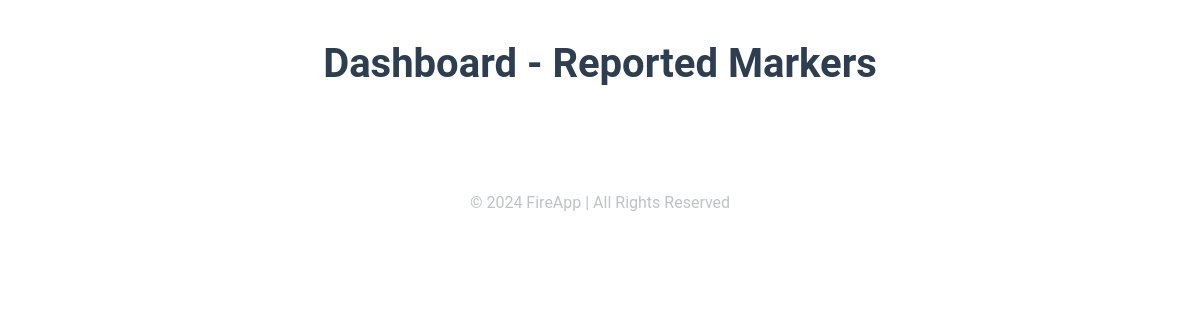
Before: /reporter/dashboard/ with the older database file.
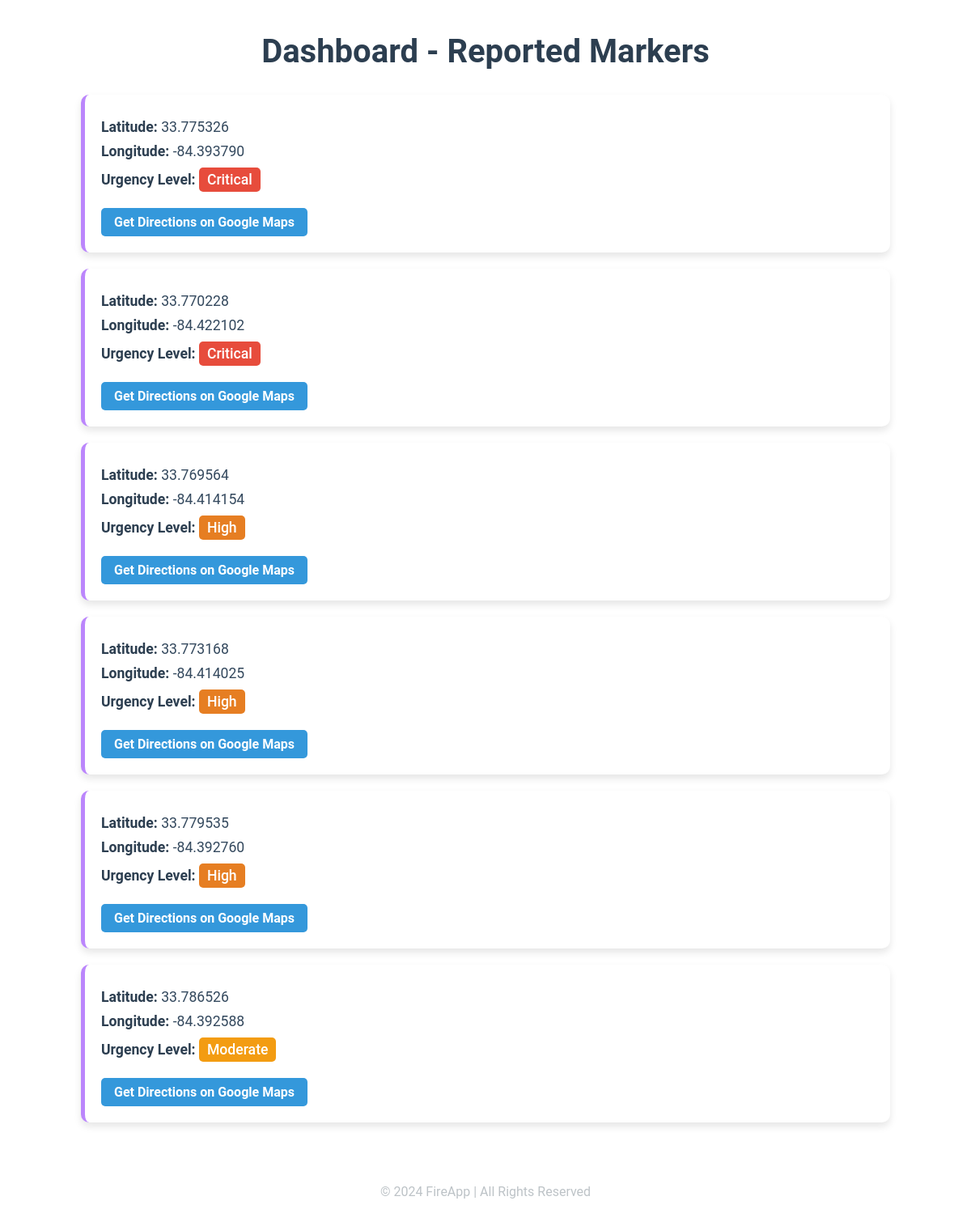
After: the same page with the newer database file.
### reporter/models.py (models this page shows, shortened)
class Marker(models.Model):
    latitude = models.DecimalField(max_digits=9, decimal_places=6)
    longitude = models.DecimalField(max_digits=9, decimal_places=6)
    urgency = models.CharField(max_length=10, choices=[
        ('low', 'Low'),
        ('moderate', 'Moderate'),
        ('high', 'High'),
        ('critical', 'Critical'),
    ])

### reporter/views.py (the view)
# urls.py: path('dashboard/', views.dashboard, name='dashboard'),
def dashboard(request):
    markers = Marker.objects.all()
    urgency_order = {
        'critical': 1,
        'high': 2,
        'moderate': 3,
        'low': 4
    }
    markers = sorted(markers, key=lambda x: urgency_order.get(x.urgency, 5))
    return render(request, 'reporter/dashboard.html', {'markers': markers})

### reporter/templates/reporter/dashboard.html (shortened to what this page needs)
<!DOCTYPE html>
<html lang="en">
<head>
</head>
<body>
    <h1>Dashboard - Reported Markers</h1>
    <div class="marker-container">
        {% for marker in markers %}
        <div class="marker-card">
            <p><strong>Latitude:</strong> {{ marker.latitude }}</p>
            <p><strong>Longitude:</strong> {{ marker.longitude }}</p>
            <p><strong>Urgency Level:</strong>
                <span class="urgency
                    {% if marker.urgency == 'moderate' %}moderate{% endif %}
                    {% if marker.urgency == 'high' %}high{% endif %}
                    {% if marker.urgency == 'critical' %}critical{% endif %}
                ">
                    {{ marker.urgency|capfirst }}
                </span>
            </p>
            <a href="#" class="google-maps-link"
               data-latitude="{{ marker.latitude }}"
               data-longitude="{{ marker.longitude }}">
                Get Directions on Google Maps
            </a>
        </div>
        {% endfor %}
    </div>
    <footer>
        <p>&copy; 2024 FireApp | All Rights Reserved</p>
    </footer>
</body>
</html>

### reporter/templates/reporter/dashboard.html (style rules this page uses)
body { font-family: "Roboto", sans-serif; background-color: #FFFFFF; color: #2F3640; margin: 0; padding: 0; display: flex; flex-direction: column; align-items: center; }
h1 { font-size: 2.5em; font-weight: 700; color: #2C3E50; margin-top: 40px; margin-bottom: 30px; }
.marker-container { width: 90%; max-width: 1000px; display: flex; flex-direction: column; gap: 20px; }
.marker-card { background-color: #FFFFFF; padding: 20px; border-radius: 10px; box-shadow: 0 5px 10px rgba(0, 0, 0, 0.1); border-left: 5px solid #bb86fc; transition: all 0.3s ease-in-out; }
.marker-card p { font-size: 1.1em; color: #34495E; margin: 10px 0; }
.marker-card strong { font-weight: 600; color: #2C3E50; }
.urgency { display: inline-block; padding: 5px 10px; font-size: 1em; border-radius: 5px; text-transform: capitalize; font-weight: 500; }
.urgency.moderate { background-color: #F39C12; color: white; }
.urgency.high { background-color: #E67E22; color: white; }
.urgency.critical { background-color: #E74C3C; color: white; }
footer { margin-top: 40px; padding: 20px; font-size: 1em; color: #BDC3C7; text-align: center; }
.google-maps-link { display: inline-block; margin-top: 10px; padding: 8px 16px; background-color: #3498DB; color: white; text-decoration: none; border-radius: 5px; font-weight: 600; text-align: center; }

Changed rows visible on the page:
added Marker: latitude "33.775326", longitude "-84.393790", urgency "Critical"
added Marker: latitude "33.770228", longitude "-84.422102", urgency "Critical"
added Marker: latitude "33.769564", longitude "-84.414154", urgency "High"
added Marker: latitude "33.773168", longitude "-84.414025", urgency "High"
added Marker: latitude "33.779535", longitude "-84.392760", urgency "High"
added Marker: latitude "33.786526", longitude "-84.392588", urgency "Moderate"
